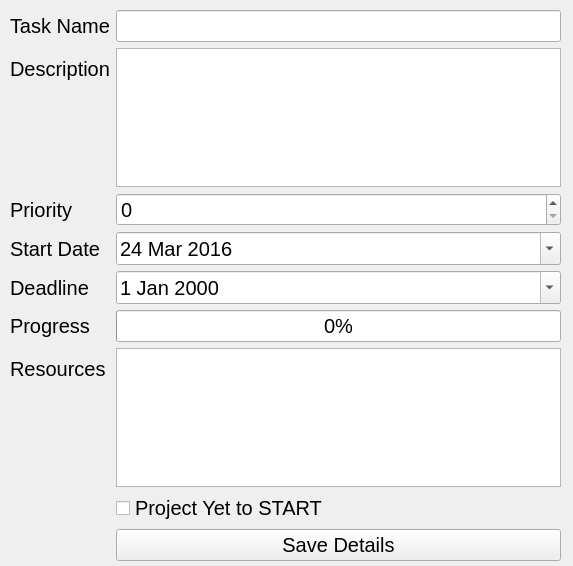
<?xml version="1.0" encoding="UTF-8"?>
<ui version="4.0">
 <class>Properties_dialog</class>
 <widget class="QWidget" name="Properties_dialog">
  <property name="geometry">
   <rect>
    <x>0</x>
    <y>0</y>
    <width>573</width>
    <height>566</height>
   </rect>
  </property>
  <property name="font">
   <font>
    <pointsize>15</pointsize>
   </font>
  </property>
  <property name="windowTitle">
   <string>Properties</string>
  </property>
  <widget class="QWidget" name="formLayoutWidget">
   <property name="geometry">
    <rect>
     <x>10</x>
     <y>10</y>
     <width>551</width>
     <height>551</height>
    </rect>
   </property>
   <layout class="QFormLayout" name="formLayout">
    <item row="0" column="0">
     <widget class="QLabel" name="task_name_label">
      <property name="text">
       <string>Task Name</string>
      </property>
     </widget>
    </item>
    <item row="0" column="1">
     <widget class="QLineEdit" name="task_name_lineEdit"/>
    </item>
    <item row="2" column="0">
     <widget class="QLabel" name="priority_label">
      <property name="text">
       <string>Priority</string>
      </property>
     </widget>
    </item>
    <item row="2" column="1">
     <widget class="QSpinBox" name="priority_spinBox"/>
    </item>
    <item row="3" column="0">
     <widget class="QLabel" name="start_date_label">
      <property name="text">
       <string>Start Date</string>
      </property>
     </widget>
    </item>
    <item row="3" column="1">
     <layout class="QHBoxLayout" name="horizontalLayout_2">
      <item>
       <widget class="QDateEdit" name="start_date_dateEdit">
        <property name="calendarPopup">
         <bool>true</bool>
        </property>
        <property name="date">
         <date>
          <year>2016</year>
          <month>3</month>
          <day>24</day>
         </date>
        </property>
       </widget>
      </item>
     </layout>
    </item>
    <item row="4" column="0">
     <widget class="QLabel" name="deadline_label">
      <property name="text">
       <string>Deadline</string>
      </property>
     </widget>
    </item>
    <item row="4" column="1">
     <layout class="QHBoxLayout" name="horizontalLayout">
      <item>
       <widget class="QDateEdit" name="deadline_dateEdit">
        <property name="buttonSymbols">
         <enum>QAbstractSpinBox::UpDownArrows</enum>
        </property>
        <property name="calendarPopup">
         <bool>true</bool>
        </property>
       </widget>
      </item>
     </layout>
    </item>
    <item row="6" column="0">
     <widget class="QLabel" name="progress_label">
      <property name="text">
       <string>Progress</string>
      </property>
     </widget>
    </item>
    <item row="6" column="1">
     <widget class="QProgressBar" name="progress_progressBar">
      <property name="value">
       <number>0</number>
      </property>
     </widget>
    </item>
    <item row="7" column="0">
     <widget class="QLabel" name="resources_label">
      <property name="text">
       <string>Resources</string>
      </property>
     </widget>
    </item>
    <item row="7" column="1">
     <widget class="QPlainTextEdit" name="resources_plainTextEdit"/>
    </item>
    <item row="10" column="1">
     <widget class="QPushButton" name="save_details_pushButton">
      <property name="text">
       <string>Save Details</string>
      </property>
     </widget>
    </item>
    <item row="8" column="1">
     <widget class="QCheckBox" name="project_started_checkBox">
      <property name="text">
       <string>Project Yet to START</string>
      </property>
     </widget>
    </item>
    <item row="1" column="0">
     <widget class="QLabel" name="description_label">
      <property name="text">
       <string>Description</string>
      </property>
     </widget>
    </item>
    <item row="1" column="1">
     <widget class="QTextEdit" name="description_textEdit"/>
    </item>
   </layout>
  </widget>
 </widget>
 <tabstops>
  <tabstop>task_name_lineEdit</tabstop>
  <tabstop>description_textEdit</tabstop>
  <tabstop>priority_spinBox</tabstop>
  <tabstop>start_date_dateEdit</tabstop>
  <tabstop>deadline_dateEdit</tabstop>
  <tabstop>resources_plainTextEdit</tabstop>
  <tabstop>project_started_checkBox</tabstop>
  <tabstop>save_details_pushButton</tabstop>
 </tabstops>
 <resources/>
 <connections/>
</ui>
